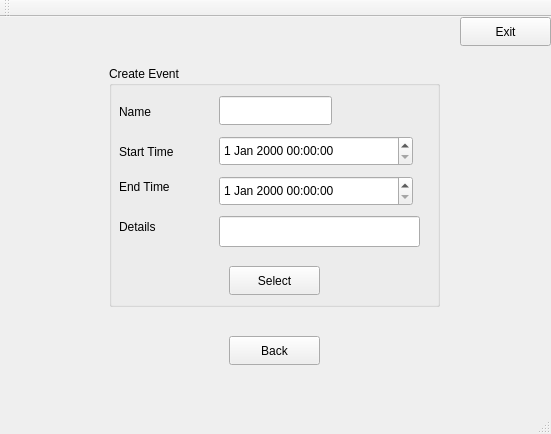
<?xml version="1.0" encoding="UTF-8"?>
<ui version="4.0">
 <class>MainWindow</class>
 <widget class="QMainWindow" name="MainWindow">
  <property name="geometry">
   <rect>
    <x>0</x>
    <y>0</y>
    <width>551</width>
    <height>434</height>
   </rect>
  </property>
  <property name="windowTitle">
   <string>MainWindow</string>
  </property>
  <widget class="QWidget" name="centralWidget">
   <widget class="QStackedWidget" name="stackedWidget">
    <property name="geometry">
     <rect>
      <x>-1</x>
      <y>29</y>
      <width>551</width>
      <height>331</height>
     </rect>
    </property>
    <property name="currentIndex">
     <number>7</number>
    </property>
    <widget class="QWidget" name="page">
     <widget class="QGroupBox" name="groupBox">
      <property name="geometry">
       <rect>
        <x>180</x>
        <y>90</y>
        <width>171</width>
        <height>131</height>
       </rect>
      </property>
      <property name="title">
       <string>Welcome</string>
      </property>
      <widget class="QPushButton" name="pushButton">
       <property name="geometry">
        <rect>
         <x>40</x>
         <y>40</y>
         <width>91</width>
         <height>29</height>
        </rect>
       </property>
       <property name="text">
        <string>Log In</string>
       </property>
      </widget>
      <widget class="QPushButton" name="pushButton_2">
       <property name="geometry">
        <rect>
         <x>40</x>
         <y>80</y>
         <width>91</width>
         <height>29</height>
        </rect>
       </property>
       <property name="text">
        <string>Sign Up</string>
       </property>
      </widget>
     </widget>
    </widget>
    <widget class="QWidget" name="page_2">
     <widget class="QGroupBox" name="groupBox_2">
      <property name="geometry">
       <rect>
        <x>150</x>
        <y>80</y>
        <width>221</width>
        <height>171</height>
       </rect>
      </property>
      <property name="title">
       <string>Log In</string>
      </property>
      <widget class="QLabel" name="label">
       <property name="geometry">
        <rect>
         <x>10</x>
         <y>50</y>
         <width>81</width>
         <height>21</height>
        </rect>
       </property>
       <property name="text">
        <string>Username</string>
       </property>
      </widget>
      <widget class="QLabel" name="label_2">
       <property name="geometry">
        <rect>
         <x>10</x>
         <y>90</y>
         <width>81</width>
         <height>21</height>
        </rect>
       </property>
       <property name="text">
        <string>Password</string>
       </property>
      </widget>
      <widget class="QLineEdit" name="lineEdit">
       <property name="geometry">
        <rect>
         <x>90</x>
         <y>50</y>
         <width>113</width>
         <height>29</height>
        </rect>
       </property>
      </widget>
      <widget class="QLineEdit" name="lineEdit_2">
       <property name="geometry">
        <rect>
         <x>90</x>
         <y>90</y>
         <width>113</width>
         <height>29</height>
        </rect>
       </property>
      </widget>
      <widget class="QPushButton" name="pushButton_3">
       <property name="geometry">
        <rect>
         <x>70</x>
         <y>130</y>
         <width>91</width>
         <height>29</height>
        </rect>
       </property>
       <property name="text">
        <string>Log In</string>
       </property>
      </widget>
     </widget>
    </widget>
    <widget class="QWidget" name="page_3">
     <widget class="QGroupBox" name="groupBox_3">
      <property name="geometry">
       <rect>
        <x>160</x>
        <y>90</y>
        <width>221</width>
        <height>161</height>
       </rect>
      </property>
      <property name="title">
       <string>Sign Up</string>
      </property>
      <widget class="QLabel" name="label_3">
       <property name="geometry">
        <rect>
         <x>10</x>
         <y>40</y>
         <width>81</width>
         <height>21</height>
        </rect>
       </property>
       <property name="text">
        <string>Username</string>
       </property>
      </widget>
      <widget class="QLabel" name="label_4">
       <property name="geometry">
        <rect>
         <x>10</x>
         <y>80</y>
         <width>81</width>
         <height>21</height>
        </rect>
       </property>
       <property name="text">
        <string>Password</string>
       </property>
      </widget>
      <widget class="QLineEdit" name="lineEdit_3">
       <property name="geometry">
        <rect>
         <x>90</x>
         <y>40</y>
         <width>113</width>
         <height>29</height>
        </rect>
       </property>
      </widget>
      <widget class="QLineEdit" name="lineEdit_4">
       <property name="geometry">
        <rect>
         <x>90</x>
         <y>80</y>
         <width>113</width>
         <height>29</height>
        </rect>
       </property>
      </widget>
      <widget class="QPushButton" name="pushButton_4">
       <property name="geometry">
        <rect>
         <x>70</x>
         <y>120</y>
         <width>91</width>
         <height>29</height>
        </rect>
       </property>
       <property name="text">
        <string>Sign Up</string>
       </property>
      </widget>
     </widget>
    </widget>
    <widget class="QWidget" name="page_4">
     <widget class="QGroupBox" name="groupBox_4">
      <property name="geometry">
       <rect>
        <x>170</x>
        <y>70</y>
        <width>201</width>
        <height>201</height>
       </rect>
      </property>
      <property name="title">
       <string>Main Menu</string>
      </property>
      <widget class="QPushButton" name="pushButton_5">
       <property name="geometry">
        <rect>
         <x>30</x>
         <y>80</y>
         <width>131</width>
         <height>29</height>
        </rect>
       </property>
       <property name="text">
        <string>Public Calendar</string>
       </property>
      </widget>
      <widget class="QPushButton" name="pushButton_6">
       <property name="geometry">
        <rect>
         <x>30</x>
         <y>120</y>
         <width>131</width>
         <height>29</height>
        </rect>
       </property>
       <property name="text">
        <string>Private Calendar </string>
       </property>
      </widget>
      <widget class="QPushButton" name="pushButton_8">
       <property name="geometry">
        <rect>
         <x>30</x>
         <y>40</y>
         <width>131</width>
         <height>29</height>
        </rect>
       </property>
       <property name="text">
        <string>Create Timetable</string>
       </property>
      </widget>
      <widget class="QPushButton" name="pushButton_12">
       <property name="geometry">
        <rect>
         <x>30</x>
         <y>160</y>
         <width>131</width>
         <height>29</height>
        </rect>
       </property>
       <property name="text">
        <string>Shared Calendar</string>
       </property>
      </widget>
     </widget>
    </widget>
    <widget class="QWidget" name="page_5">
     <widget class="QGroupBox" name="groupBox_5">
      <property name="geometry">
       <rect>
        <x>150</x>
        <y>80</y>
        <width>231</width>
        <height>201</height>
       </rect>
      </property>
      <property name="title">
       <string>Create Timetable</string>
      </property>
      <widget class="QLabel" name="label_5">
       <property name="geometry">
        <rect>
         <x>10</x>
         <y>40</y>
         <width>91</width>
         <height>21</height>
        </rect>
       </property>
       <property name="text">
        <string>Table Name</string>
       </property>
      </widget>
      <widget class="QLineEdit" name="lineEdit_5">
       <property name="geometry">
        <rect>
         <x>110</x>
         <y>40</y>
         <width>113</width>
         <height>21</height>
        </rect>
       </property>
      </widget>
      <widget class="QPushButton" name="pushButton_9">
       <property name="geometry">
        <rect>
         <x>70</x>
         <y>70</y>
         <width>91</width>
         <height>29</height>
        </rect>
       </property>
       <property name="text">
        <string>Public</string>
       </property>
      </widget>
      <widget class="QPushButton" name="pushButton_10">
       <property name="geometry">
        <rect>
         <x>70</x>
         <y>110</y>
         <width>91</width>
         <height>29</height>
        </rect>
       </property>
       <property name="text">
        <string>Private</string>
       </property>
      </widget>
      <widget class="QPushButton" name="pushButton_11">
       <property name="geometry">
        <rect>
         <x>70</x>
         <y>150</y>
         <width>91</width>
         <height>29</height>
        </rect>
       </property>
       <property name="text">
        <string>Shared</string>
       </property>
      </widget>
     </widget>
    </widget>
    <widget class="QWidget" name="page_7">
     <widget class="QGroupBox" name="groupBox_6">
      <property name="geometry">
       <rect>
        <x>170</x>
        <y>90</y>
        <width>201</width>
        <height>151</height>
       </rect>
      </property>
      <property name="title">
       <string>Tables</string>
      </property>
      <widget class="QComboBox" name="comboBox">
       <property name="geometry">
        <rect>
         <x>30</x>
         <y>40</y>
         <width>151</width>
         <height>29</height>
        </rect>
       </property>
       <item>
        <property name="text">
         <string>Select Table</string>
        </property>
       </item>
      </widget>
      <widget class="QPushButton" name="pushButton_13">
       <property name="geometry">
        <rect>
         <x>60</x>
         <y>90</y>
         <width>91</width>
         <height>29</height>
        </rect>
       </property>
       <property name="text">
        <string>Select</string>
       </property>
      </widget>
     </widget>
    </widget>
    <widget class="QWidget" name="page_6">
     <widget class="QCalendarWidget" name="calendarWidget">
      <property name="geometry">
       <rect>
        <x>0</x>
        <y>0</y>
        <width>551</width>
        <height>311</height>
       </rect>
      </property>
     </widget>
     <widget class="QToolButton" name="toolButton">
      <property name="geometry">
       <rect>
        <x>490</x>
        <y>0</y>
        <width>28</width>
        <height>28</height>
       </rect>
      </property>
      <property name="text">
       <string>...</string>
      </property>
     </widget>
    </widget>
    <widget class="QWidget" name="page_8">
     <widget class="QGroupBox" name="groupBox_7">
      <property name="geometry">
       <rect>
        <x>110</x>
        <y>20</y>
        <width>331</width>
        <height>241</height>
       </rect>
      </property>
      <property name="title">
       <string>Create Event</string>
      </property>
      <widget class="QDateTimeEdit" name="dateTimeEdit">
       <property name="geometry">
        <rect>
         <x>110</x>
         <y>70</y>
         <width>194</width>
         <height>30</height>
        </rect>
       </property>
      </widget>
      <widget class="QPushButton" name="pushButton_14">
       <property name="geometry">
        <rect>
         <x>120</x>
         <y>200</y>
         <width>91</width>
         <height>29</height>
        </rect>
       </property>
       <property name="text">
        <string>Select</string>
       </property>
      </widget>
      <widget class="QLabel" name="label_7">
       <property name="geometry">
        <rect>
         <x>10</x>
         <y>70</y>
         <width>81</width>
         <height>31</height>
        </rect>
       </property>
       <property name="text">
        <string>Start Time</string>
       </property>
      </widget>
      <widget class="QLabel" name="label_8">
       <property name="geometry">
        <rect>
         <x>10</x>
         <y>110</y>
         <width>67</width>
         <height>21</height>
        </rect>
       </property>
       <property name="text">
        <string>End Time</string>
       </property>
      </widget>
      <widget class="QDateTimeEdit" name="dateTimeEdit_2">
       <property name="geometry">
        <rect>
         <x>110</x>
         <y>110</y>
         <width>194</width>
         <height>30</height>
        </rect>
       </property>
      </widget>
      <widget class="QLineEdit" name="lineEdit_6">
       <property name="geometry">
        <rect>
         <x>110</x>
         <y>30</y>
         <width>113</width>
         <height>29</height>
        </rect>
       </property>
      </widget>
      <widget class="QLabel" name="label_9">
       <property name="geometry">
        <rect>
         <x>10</x>
         <y>30</y>
         <width>67</width>
         <height>31</height>
        </rect>
       </property>
       <property name="text">
        <string>Name</string>
       </property>
      </widget>
      <widget class="QLabel" name="label_10">
       <property name="geometry">
        <rect>
         <x>10</x>
         <y>150</y>
         <width>67</width>
         <height>21</height>
        </rect>
       </property>
       <property name="text">
        <string>Details</string>
       </property>
      </widget>
      <widget class="QLineEdit" name="lineEdit_7">
       <property name="geometry">
        <rect>
         <x>110</x>
         <y>150</y>
         <width>201</width>
         <height>31</height>
        </rect>
       </property>
      </widget>
     </widget>
     <widget class="QPushButton" name="pushButton_15">
      <property name="geometry">
       <rect>
        <x>230</x>
        <y>290</y>
        <width>91</width>
        <height>29</height>
       </rect>
      </property>
      <property name="text">
       <string>Back</string>
      </property>
     </widget>
    </widget>
   </widget>
   <widget class="QPushButton" name="pushButton_7">
    <property name="geometry">
     <rect>
      <x>460</x>
      <y>0</y>
      <width>91</width>
      <height>29</height>
     </rect>
    </property>
    <property name="text">
     <string>Exit</string>
    </property>
   </widget>
   <widget class="QLabel" name="label_6">
    <property name="geometry">
     <rect>
      <x>240</x>
      <y>0</y>
      <width>67</width>
      <height>21</height>
     </rect>
    </property>
    <property name="text">
     <string/>
    </property>
   </widget>
  </widget>
  <widget class="QMenuBar" name="menuBar">
   <property name="geometry">
    <rect>
     <x>0</x>
     <y>0</y>
     <width>551</width>
     <height>26</height>
    </rect>
   </property>
  </widget>
  <widget class="QToolBar" name="mainToolBar">
   <attribute name="toolBarArea">
    <enum>TopToolBarArea</enum>
   </attribute>
   <attribute name="toolBarBreak">
    <bool>false</bool>
   </attribute>
  </widget>
  <widget class="QStatusBar" name="statusBar"/>
 </widget>
 <layoutdefault spacing="6" margin="11"/>
 <resources/>
 <connections/>
</ui>
